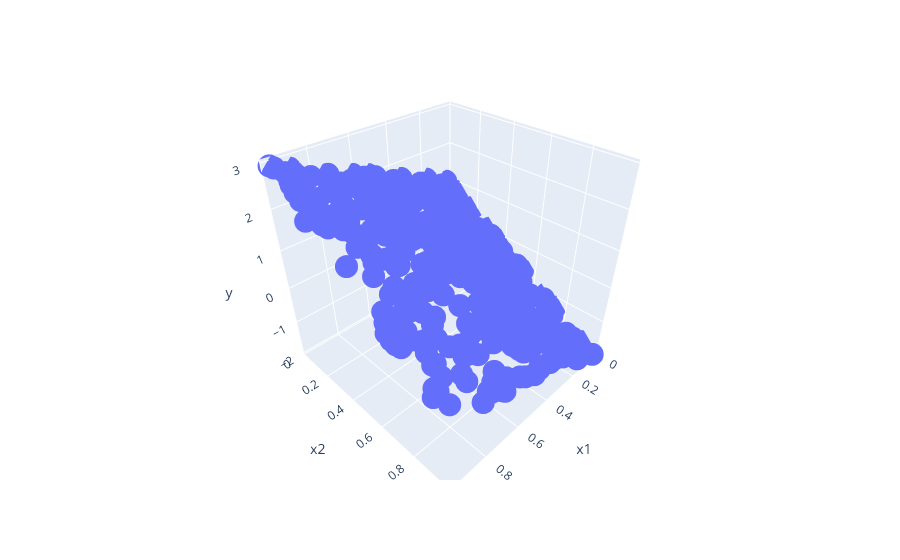

Notebook code cell kept with this figure:
### Code cell
df = pd.DataFrame(np.array([x[:, 0], x[:, 1], y]).T, columns=['x1', 'x2', 'y'])
fig = px.scatter_3d(df, x='x1', y='x2', z='y')

fig.update_layout(scene = dict(
                        xaxis=dict(
                            nticks=10, range=[0, 1]
                            ), 
                        yaxis=dict(
                            nticks=10, range=[0, 1]
                            ),
                        )
                  )
fig.show()

### Figure 1 — Plotly figure (JSON) as saved in the notebook; plotly's stock layout.template omitted (floating-point values rounded to 4 significant figures; data arrays with more than 128 entries replaced by an {"elided": "..."} marker saying what was removed)
{"data": [{"hovertemplate": "x1=%{x}<br>x2=%{y}<br>y=%{z}<extra></extra>", "legendgroup": "", "marker": {"color": "#636efa", "symbol": "circle"}, "mode": "markers", "name": "", "scene": "scene", "showlegend": false, "type": "scatter3d", "x": {"elided": "300 float values"}, "y": {"elided": "300 float values"}, "z": {"elided": "300 float values"}}], "layout": {"legend": {"tracegroupgap": 0}, "margin": {"t": 60}, "scene": {"domain": {"x": [0, 1], "y": [0, 1]}, "xaxis": {"nticks": 10, "range": [0, 1], "title": {"text": "x1"}}, "yaxis": {"nticks": 10, "range": [0, 1], "title": {"text": "x2"}}, "zaxis": {"title": {"text": "y"}}}}}
